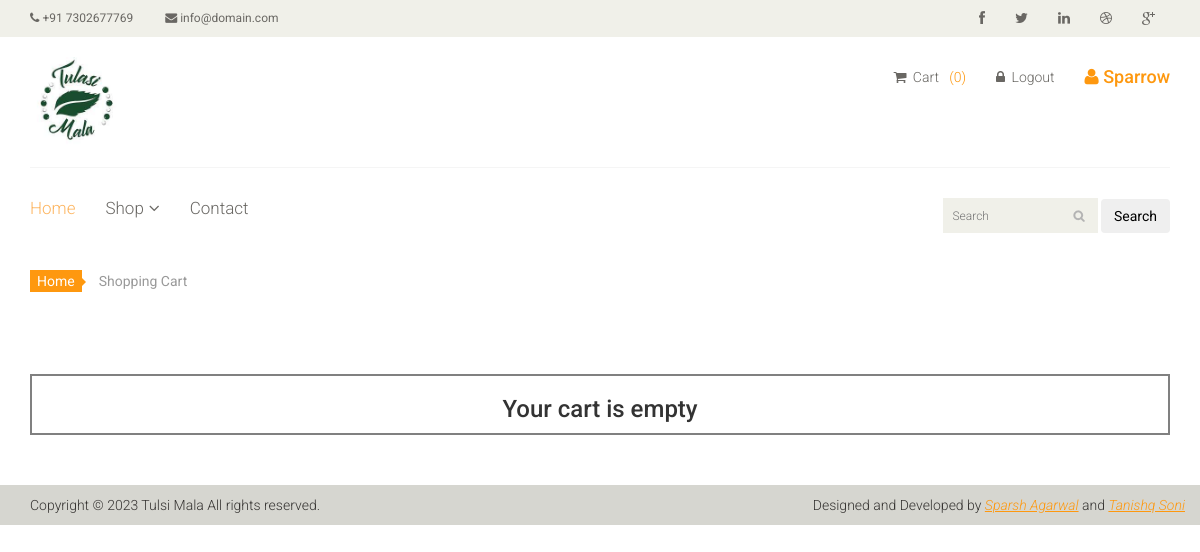
The page /cart (signed in) on the database as committed earlier.
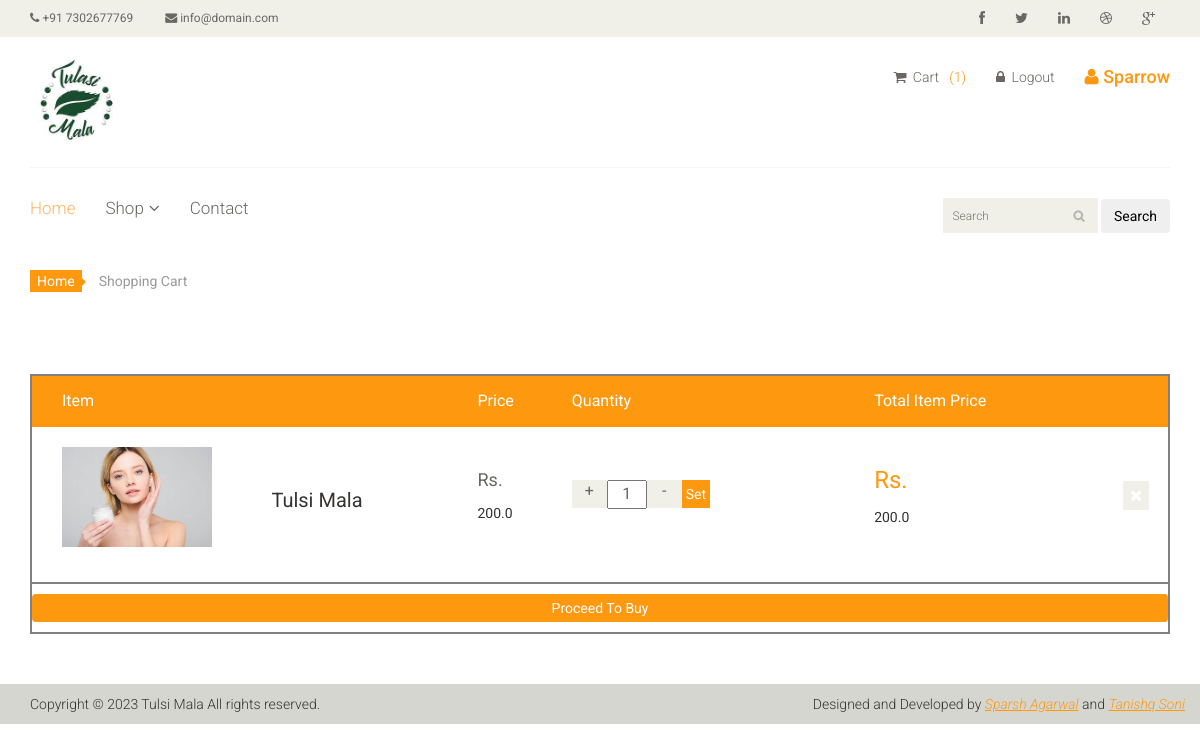
The same page on the database as committed later.
### core/models.py (models this page shows, shortened)
class Cart(models.Model):
    user = models.ForeignKey(User, on_delete=models.CASCADE)
    product = models.ForeignKey(Product, on_delete=models.CASCADE)
    quantity = models.IntegerField(default=1)
    firstname = models.CharField(max_length=25, blank=True, null=True)
    lastname = models.CharField(max_length=25, blank=True, null=True)
    Address = models.CharField(max_length=1000, blank=True, null=True)
    country = models.CharField(max_length=100, blank=True, null=True)
    zip_code = models.IntegerField(blank=True, null=True)
    phone = models.IntegerField(blank=True, null=True)

class Product(models.Model):
    name = models.CharField(max_length=100)
    category = models.ForeignKey('Category', on_delete=models.CASCADE)
    slug = models.SlugField(unique=True, null=True, blank=True)
    desc = models.TextField()
    price = models.FloatField(default=0.0)
    product_available_count = models.IntegerField(default=0)
    img = models.ImageField(upload_to='images/')
    def __str__(self):
        return self.name

### core/views.py (the view, shortened to what this page needs)
# urls.py: path('cart', views.cart, name='cart'),
def cart(request):
    if request.user.is_authenticated:
        if Cart.objects.filter(user=request.user).exists():
            order = Order.objects.get(user=request.user, ordered=False)
            cart_items = Cart.objects.filter(user=request.user)
            len_of_cart = len(Cart.objects.filter(user=request.user))
            cart_prod_and_price = []
            for item in cart_items:
                cart_prod_and_price.append(
                    [item, (item.quantity * item.product.price)])
            return render(request, 'core/cart.html', {'order': order, 'len_of_cart': len_of_cart, 'cart_prod_and_price': cart_prod_and_price})
        len_of_cart = len(Cart.objects.filter(user=request.user))
        return render(request, 'core/cart.html', {'message': "Your cart is empty", 'len_of_cart': len_of_cart})
    return redirect("/accounts/user_login")

### templates/core/cart.html (shortened to what this page needs)
{% extends './base.html' %} {% load static %} {% block start %}
<section id="cart_items">
  <div class="container">
    <div class="breadcrumbs">
      <ol class="breadcrumb">
        <li><a href="#">Home</a></li>
        <li class="active">Shopping Cart</li>
      </ol>
    </div>
    <div class="table-responsive cart_info" style="border: 2px solid grey; display: flex; flex-direction: column;">
      {% if not message %}
      <table class="table table-condensed">
        <thead>
          <tr class="cart_menu">
            <td class="image">Item</td>
            <td class="description"></td>
            <td class="price">Price</td>
            <td class="quantity">Quantity</td>
            <td class="total">Total Item Price</td>
            <td></td>
          </tr>
        </thead>
        <tbody>
          {% for items in cart_prod_and_price %}
            <tr>
              <td class="cart_product">
                <a href=""><img style="width: 15rem" src="{{ items.0.product.img.url }}" alt=""/></a>
              </td>
              <td class="cart_description">
                <h4><a href="">{{ items.0.product }}</a></h4>
              </td>
              <td class="cart_price">
                <p>Rs.</p>
                {{ items.0.product.price }}
              </td>
              <td class="cart_quantity">
                <form method="post" class="cart_quantity_button"> {% csrf_token %}
                  <a class="cart_quantity_up plus-btn" style="cursor: pointer; user-select: none;" data-item-id="{{ items.0.pk }}">+</a>
                  {% if quantity and items.0.product.slug == inst_product %}
                  <input class="cart_quantity_input" type="text" name="quantity" value="{{quantity}}" readonly autocomplete="off" size="2"/>
                  {% else %}
                  <input class="cart_quantity_input" type="text" name="quantity" value="{{ items.0.quantity }}" readonly autocomplete="off" size="2"/>
                  {% endif %}
                  <a class="cart_quantity_down minus-btn" style="cursor: pointer; user-select: none;" data-item-id="{{ items.pk }}">-</a>
                  <input type="submit" style="background: #FE980F; border: none; color: white; padding: 0.4rem " value="Set">
                </form>
              </td>
              <td class="cart_total">
                <p class="cart_total_price">Rs.</p>
                {{ items.1 }}
              </td>
              <td class="cart_delete">
                <a class="cart_quantity_delete" href="/remove_cart_items/{{ items.0.pk }}"><i class="fa fa-times"></i></a>
              </td>
            </tr>
          {% endfor %}
        </tbody>
      </table>
      <div class="proc-to-pay" style="border-top: 2px solid grey; display: flex; flex-direction: column;">
        <a href="/checkout" class="btn" style="background: #FE980F; border: none; margin: 1rem 0; color: white; padding: 0.4rem ">Proceed To Buy</a>
      </div>
      {% else %}
      <h3 style="text-align: center">{{message}}</h3>
      {% endif %}
    </div>
  </div>
</section>
{% endblock %}

### templates/core/base.html (shortened to what the changed rows need)
{% load static %} {% load cart_template_tag %}
<!DOCTYPE html>
<html lang="en">
  <head>
    <link href="{% static 'css/bootstrap.min.css' %}" rel="stylesheet" />
    <link href="{% static 'css/font-awesome.min.css' %}" rel="stylesheet" />
    <link href="{% static 'css/prettyPhoto.css' %}" rel="stylesheet" />
    <link href="{% static 'css/price-range.css' %}" rel="stylesheet" />
    <link href="{% static 'css/animate.css' %}" rel="stylesheet" />
    <link href="{% static 'css/main.css' %}" rel="stylesheet" />
    <link href="{% static 'css/responsive.css' %}" rel="stylesheet" />
    <script src="https://code.jquery.com/jquery-3.6.0.min.js"></script></head
  >
  <body>
    <header id="header">
      <div class="header-middle">
        <div class="container">
          <div class="row">
            <div class="col-sm-8">
              <div class="shop-menu pull-right">
                <ul class="nav navbar-nav">
                  <li>
                    <a href="/cart"
                      ><i class="fa fa-shopping-cart"></i> Cart&nbsp;&nbsp;
                       {% if user.is_authenticated %}
                      <div style="color: #fe980f; display: inline">
                        ({{ len_of_cart }})
                      </div>
                      {% endif %}
                    </a>
                  </li>
                </ul>
              </div>
            </div>
          </div>
        </div>
      </div>
    </header>
    {% block start %} {% endblock %}
  </body>
</html>

Rows that differ between the two databases and show on the page:
added Cart: product.img (picture), product.name "Tulsi Mala", product.price "200.0", quantity "1", items "200.0"
Other text that changed with them:
{{ len_of_cart }}: "0" → "1"
{{ message }}: "Your cart is empty" → (not shown)
text now shown: "Item Price Quantity Total Item Price Proceed To Buy"
